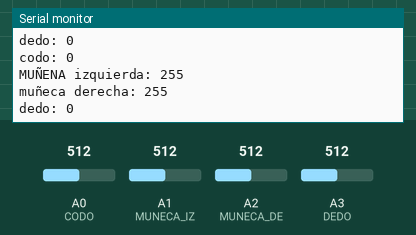
The sketch below on a simulated Arduino Uno, built with avr-gcc and run on an emulated ATmega328P. On the bench: the last lines printed to the serial monitor. The test bench sets the inputs (shaded band); at power-on: A0 (CODO) = 512, A1 (MUNECA_IZ) = 512, A2 (MUNECA_DE) = 512, A3 (DEDO) = 512. No radio packets arrive unless stated.

Above: at 1.2 s.
1.3 s: A0 (CODO) set to 716
2.8 s: A1 (MUNECA_IZ) set to 716
At 3.09 s:
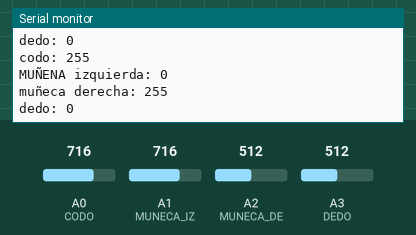
4.3 s: A2 (MUNECA_DE) set to 716
At 4.54 s:
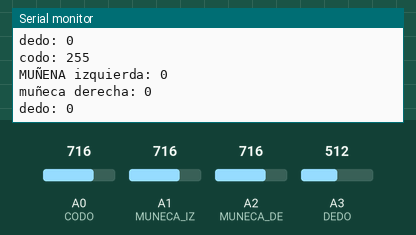
5.8 s: A3 (DEDO) set to 716
At 5.99 s:
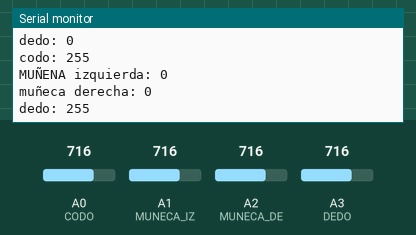

Measured:
- after the input at 2.8 s, the serial monitor: prints a new line after 0.11 s (image 1)
- after the input at 4.3 s, the serial monitor: prints a new line after 0.07 s (image 2)
- after the input at 5.8 s, the serial monitor: prints a new line at once (image 3)

The sketch:

sensor_flexible.ino
```cpp
#include <VirtualWire.h>

/*
 * este el codigo para la shiel de sensores flexibles
 * diseñado por Jose Antonio Martin Pretel
 * fecha: 6/04/2019
 */

#define CODO A0
#define MUNECA_IZ A1
#define MUNECA_DE A2
#define DEDO A3

int valor_codo_inicial;
int valor_codo;
int valor_codo_8bit;

int valor_muneca_iz_inicial;
int valor_muneca_iz;
int valor_muneca_iz_8bit;

int valor_muneca_derez_inicial;
int valor_muneca_derez;
int valor_muneca_derez_8bit;

int valor_dedo_inicial;
int valor_dedo;
int valor_dedo_8bit;


void comunicacion();
void setup() {
  // put your setup code here, to run once:
Serial.begin(115200);

vw_setup(2000);
vw_set_tx_pin(2);

valor_codo_inicial=analogRead(CODO);
valor_muneca_iz_inicial=analogRead(MUNECA_IZ);
valor_muneca_derez_inicial=analogRead(MUNECA_DE);
valor_dedo_inicial=analogRead(DEDO);
}

void loop() {
  // put your main code here, to run repeatedly:

valor_codo=analogRead(CODO)- valor_codo_inicial;
valor_muneca_iz=analogRead(MUNECA_IZ)- valor_muneca_iz_inicial;
valor_muneca_derez=analogRead(MUNECA_DE)- valor_muneca_derez_inicial;
valor_dedo=analogRead(DEDO)- valor_dedo_inicial;

valor_codo_8bit=map(valor_codo,0,130,0,255);
valor_muneca_iz_8bit=map(valor_muneca_iz,0,130,255,0);
valor_muneca_derez_8bit=map(valor_muneca_derez,0,130,255,0);
valor_dedo_8bit=map(valor_dedo,0,130,0,255);

if(valor_codo_8bit>255) valor_codo_8bit=255;
if(valor_muneca_iz_8bit>255) valor_muneca_iz_8bit=255;
if(valor_muneca_derez_8bit>255) valor_muneca_derez_8bit=255;
if(valor_dedo_8bit>255) valor_dedo_8bit=255;

if(valor_codo_8bit<0) valor_codo_8bit=0;
if(valor_muneca_iz_8bit<0) valor_muneca_iz_8bit=0;
if(valor_muneca_derez_8bit<0) valor_muneca_derez_8bit=0;
if(valor_dedo_8bit<0) valor_dedo_8bit=0;
comunicacion();
}

void comunicacion(){

Serial.print("codo: ");
Serial.println(valor_codo_8bit);
Serial.print("MUÑENA izquierda: ");
Serial.println(valor_muneca_iz_8bit);
Serial.print("muñeca derecha: ");
Serial.println(valor_muneca_derez_8bit);
Serial.print("dedo: ");
Serial.println(valor_dedo_8bit);

  char aray[VW_MAX_MESSAGE_LEN];
String str="";

str="a"+String(valor_codo_8bit);
str.toCharArray(aray,sizeof(aray));
vw_send((uint8_t*)aray,strlen(aray));
vw_wait_tx();

str="b"+String(valor_muneca_iz_8bit);
str.toCharArray(aray,sizeof(aray));
vw_send((uint8_t*)aray,strlen(aray));
vw_wait_tx();

str="c"+String(valor_muneca_derez_8bit);
str.toCharArray(aray,sizeof(aray));
vw_send((uint8_t*)aray,strlen(aray));
vw_wait_tx();

str="d"+String(valor_dedo_8bit);
str.toCharArray(aray,sizeof(aray));
vw_send((uint8_t*)aray,strlen(aray));
vw_wait_tx();
}
```
